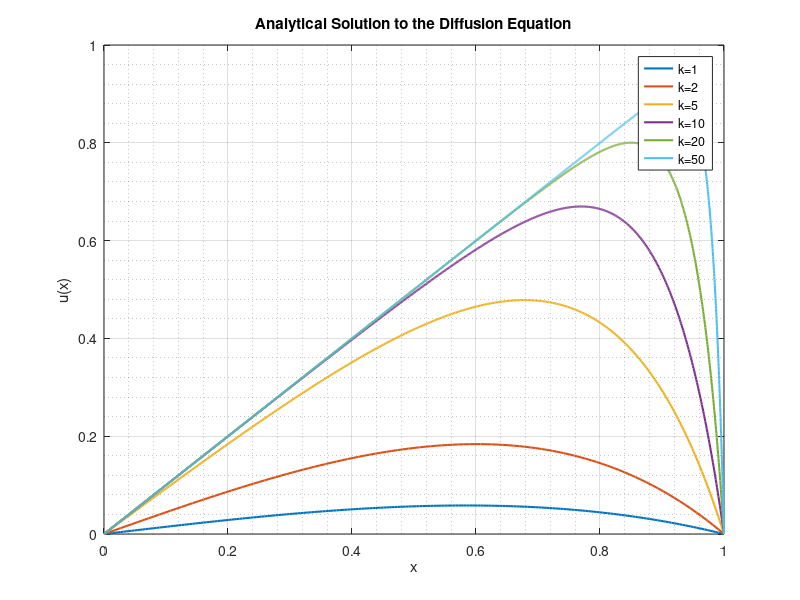
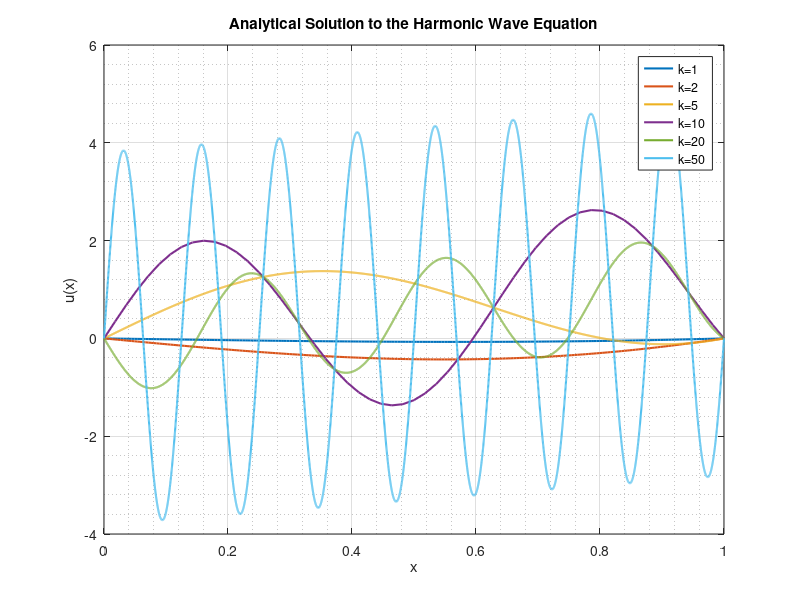
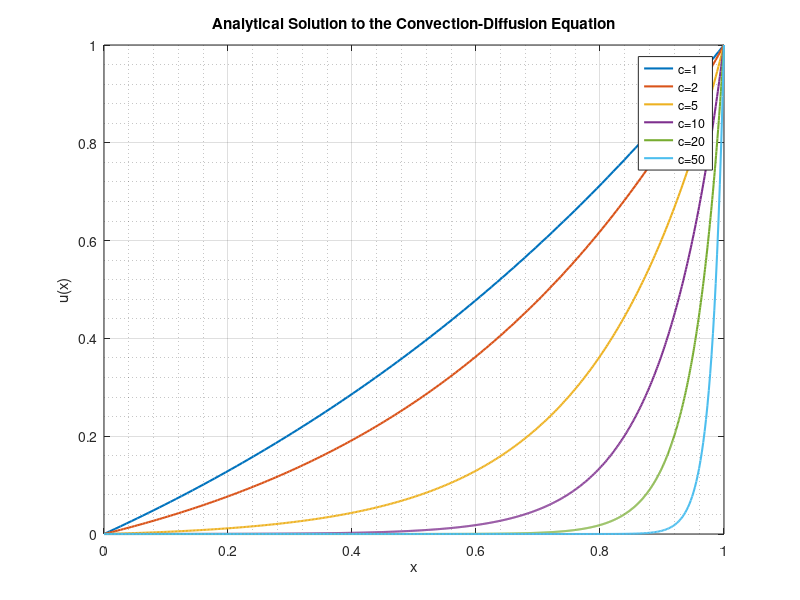

These charts were generated, in order, by the following MATLAB code:
clc; clear all; close all

%%

figure
hold on

for k = [1 2 5 10 20 50]
%diff
fplot(@(x) x-sinh(k*x)/sinh(k), [0 1], 'linewidth', 1.5)
end

grid on;        grid minor
box on;
legend('k=1', 'k=2', 'k=5', 'k=10', 'k=20', 'k=50', 'location', 'best')
title('Analytical Solution to the Diffusion Equation')
xlabel('x');    ylabel('u(x)')

%%

figure
hold on

for k = [1 2 5 10 20 50]
%harm
fplot(@(x) x-sin(k*x)/sin(k), [0 1], 'linewidth', 1.5)
end

grid on;        grid minor
box on;
legend('k=1', 'k=2', 'k=5', 'k=10', 'k=20', 'k=50', 'location', 'best')
title('Analytical Solution to the Harmonic Wave Equation')
xlabel('x');    ylabel('u(x)')

%%

figure
hold on

for c = [1 2 5 10 20 50]
%conv
fplot(@(x) (exp(c*x)-1)/(exp(c) - 1), [0 1], 'linewidth', 1.5)
end

grid on;        grid minor
box on;
legend('c=1', 'c=2', 'c=5', 'c=10', 'c=20', 'c=50', 'location', 'best')
title('Analytical Solution to the Convection-Diffusion Equation')
xlabel('x');    ylabel('u(x)')